Frame 1 (no input): blank canvas, image omitted
Frame 60 (the mouse pressed at the canvas centre just before this capture): blank canvas, image omitted
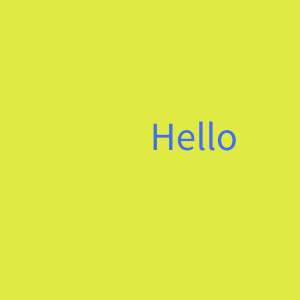
Frame 120 (the mouse held since frame 60 and released just before this capture)

The Processing sketch whose frames 1 and 60 were blank and that drew this single picture after the mouse press (run headless with seeded random() and noise(); from frame 60 on, the mouse is pressed at the canvas centre):

// Processing sketch: week12_3_mouse
// ── week12_3_mouse.pde
void setup(){
  size(300,300);
  textSize(40);
}
void draw(){
  background(#DFEA45);
  fill(#456FEA);
  text("Hello",mouseX,mouseY);
}
